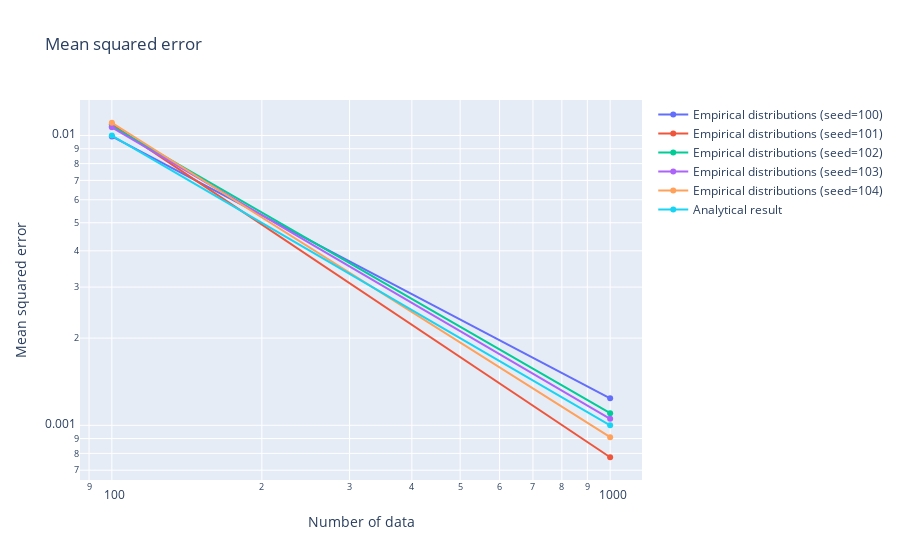

The cell this chart's notebook holds for it:
### Code cell
data_analysis.make_empi_dists_mse_graph_for_debug(
    estimation_results_list,
    qtomography_list,
    true_object,
    num_data,
    n_rep,
    tester_objects,
    case_name_list,
)

### Figure 1 — Plotly figure (JSON) as saved in the notebook; plotly's stock layout.template omitted (floating-point values rounded to 4 significant figures)
{"data": [{"mode": "lines+markers", "name": "Empirical distributions (seed=100)", "type": "scatter", "x": [100, 1000], "y": [0.009932, 0.001239]}, {"mode": "lines+markers", "name": "Empirical distributions (seed=101)", "type": "scatter", "x": [100, 1000], "y": [0.01093, 0.0007759]}, {"mode": "lines+markers", "name": "Empirical distributions (seed=102)", "type": "scatter", "x": [100, 1000], "y": [0.01077, 0.001101]}, {"mode": "lines+markers", "name": "Empirical distributions (seed=103)", "type": "scatter", "x": [100, 1000], "y": [0.01068, 0.001053]}, {"mode": "lines+markers", "name": "Empirical distributions (seed=104)", "type": "scatter", "x": [100, 1000], "y": [0.01107, 0.00091]}, {"mode": "lines+markers", "name": "Analytical result", "type": "scatter", "x": [100, 1000], "y": [0.01, 0.001]}], "layout": {"title": {"text": "Mean squared error"}, "xaxis": {"title": {"text": "Number of data"}, "type": "log"}, "yaxis": {"title": {"text": "Mean squared error"}, "type": "log"}}}
